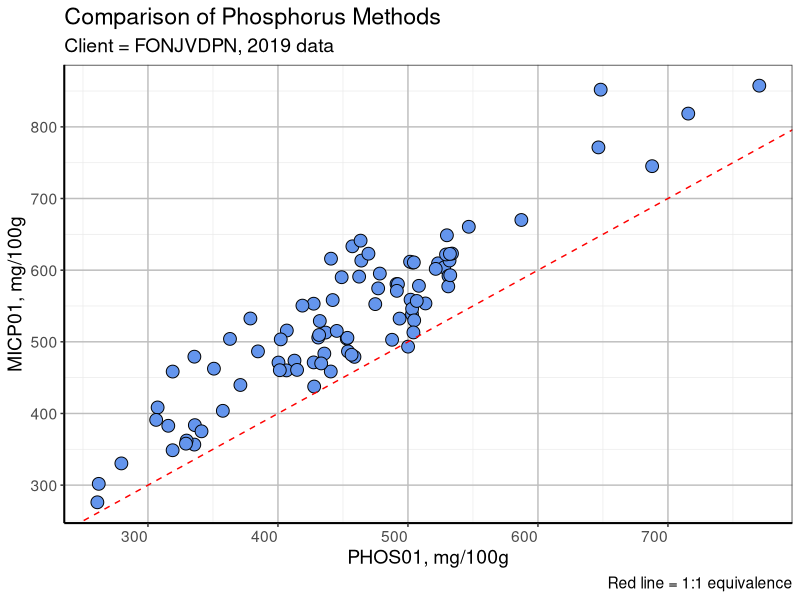

Recreate this plot in R.
# Clean Up environment ---------------------------------------------------
rm(list=ls())

# Packages ---------------------------------------------------------------
library(readxl)
library(readr)
library(dplyr)
library(tidyr)
library(ggplot2)
library(here)

# Data Input -------------------------------------------------------------

here()
data.in <- read_excel("Phosphorus_02102019.xlsx")

## Data Cleaning ---------------------------------------------------------

# Remove duplicates ------------------------------------------------------

data.MICP01 <- data.in %>%
        filter(ANALYSIS == "MICP010406")
data.MICP01 <- data.MICP01[!duplicated(data.MICP01$SAMPLE_NUMBER),]

data.PHOS01 <- data.in %>%
        filter(ANALYSIS == "PHOS010493") 

data.PHOS01 <- data.PHOS01[!duplicated(data.PHOS01$SAMPLE_NUMBER),]

# Remove fat results that do not have a density --------------------------
data.all <- data.MICP01 %>%
        filter(SAMPLE_NUMBER %in% data.PHOS01$SAMPLE_NUMBER)

# Combine ands simplify --------------------------------------------------
data.all2 <- rbind(data.all, data.PHOS01)

data.all2$ENTRY[data.all2$REPORTED_UNITS == "PCT_M-M"] <- data.all2$ENTRY*1000

data.in_3 <- data.all2[, c(1,3,5)]
#data.in_3 <- data.all2[, c(1,4,7)]

data.in_4 <- spread(data.in_3, ANALYSIS, ENTRY)

fit <- lm(data.in_4$MICP010406~data.in_4$PHOS010493-1)
summary(fit)
confint(fit)

# Graph ------------------------------------------------------------------

phos_plot <- ggplot() +
        geom_point(data = data.in_4, aes(x=PHOS010493, y=MICP010406 ),size=4, shape=21, fill = "cornflowerblue")+
        geom_abline(slope = 1, intercept = 0, lty=2, col = "red")+
        #geom_abline(slope = 1.16887, intercept = 0, lty=1, col="grey70")+
        labs(title = "Comparison of Phosphorus Methods", subtitle = "Client = FONJVDPN, 2019 data", x = "PHOS01, mg/100g", y = "MICP01, mg/100g", caption = "Red line = 1:1 equivalence")+
        theme_bw()+
        theme(panel.grid.major = element_line(size = 0.5, color = "grey"), 
                axis.line = element_line(size = 0.7, color = "black"), 
                text = element_text(size = 14), axis.text.x = element_text(angle = 0, hjust = 1))
phos_plot

# ggsave("Phosphorus.png", width = 12, height = 8, dpi = 100)
